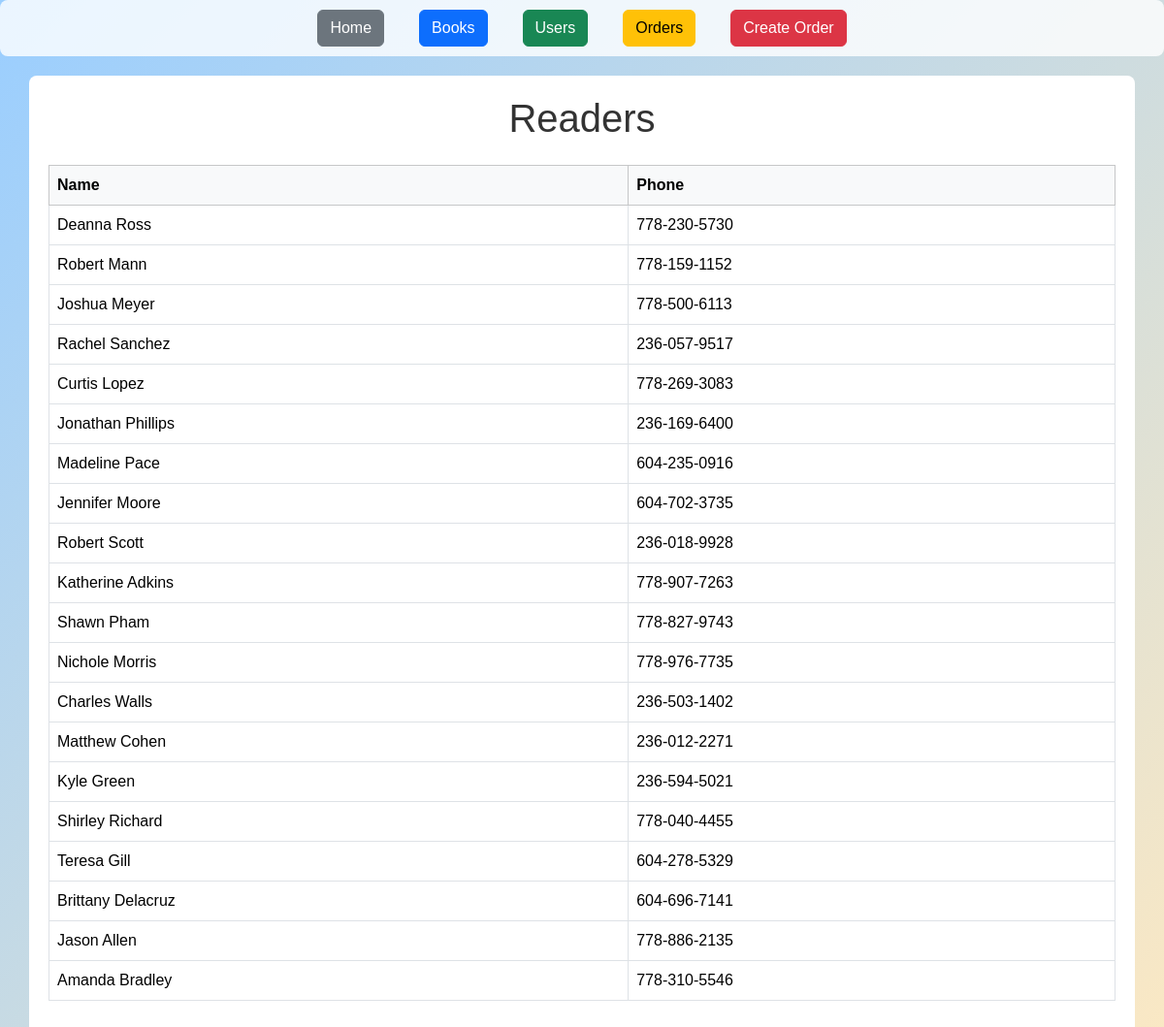
/users, run on an earlier commit of the app's database.
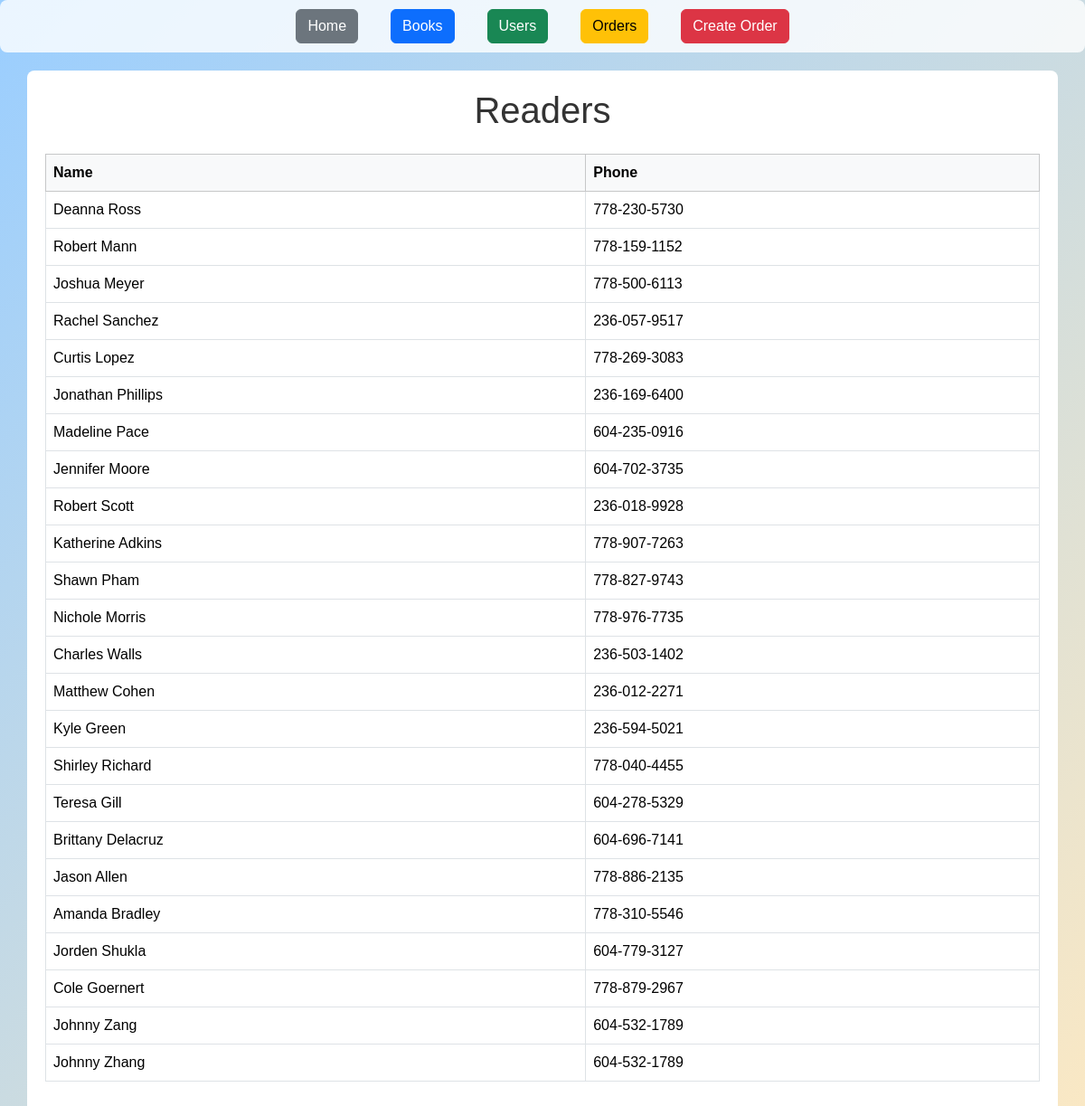
And on a later commit of the database.
### models/user.py (models this page shows)
class User(db.Model):
    __tablename__ = 'user'
    id = db.mapped_column(Integer, primary_key=True)
    name = db.mapped_column(String)
    phone = db.mapped_column(String)
    orders = db.relationship("Order", back_populates='user')

### app.py (the view)
@app.route("/users")
def users():
    users = db.session.execute(db.select(User)).scalars().all()
    return render_template("users.html", users=users)

### templates/users.html (shortened to what this page needs)
{% extends "base.html" %}
{% block content %}
<h1 class="text-center mb-4">Readers</h1>
<table class="table table-bordered">
    <thead class="table-light">
        <tr>
            <th>Name</th>
            <th>Phone</th>
        </tr>
    </thead>
    <tbody>
        {% for user in users %}
        <tr>
            <td>{{ user.name }}</td>
            <td>{{ user.phone }}</td>
        </tr>
        {% endfor %}
    </tbody>
</table>
{% endblock %}

What changed in the data, as far as the page shows it:
added User: name "Jorden Shukla", phone "604-779-3127"
added User: name "Cole Goernert", phone "778-879-2967"
added User: name "Johnny Zang", phone "604-532-1789"
added User: name "Johnny Zhang", phone "604-532-1789"
